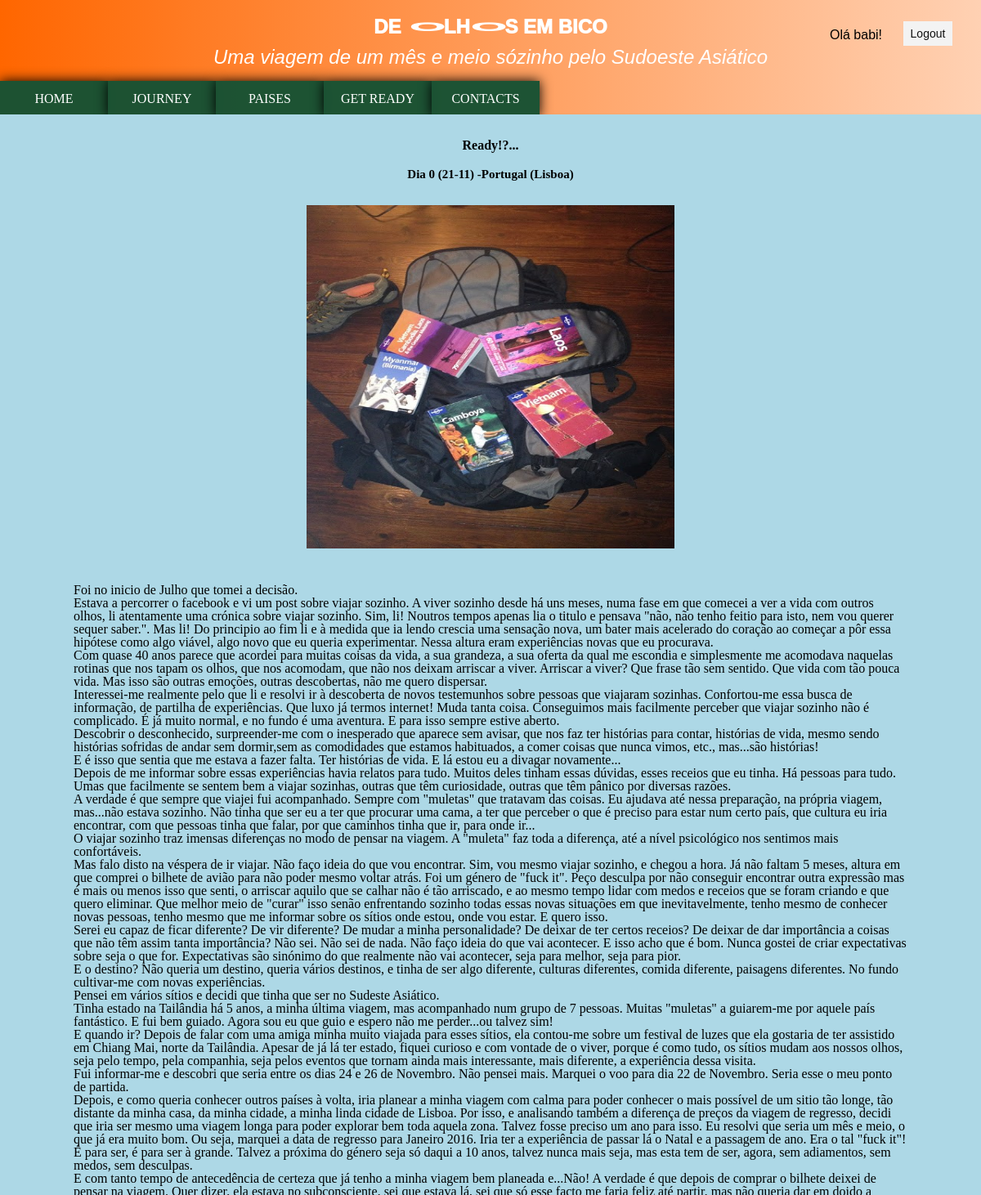
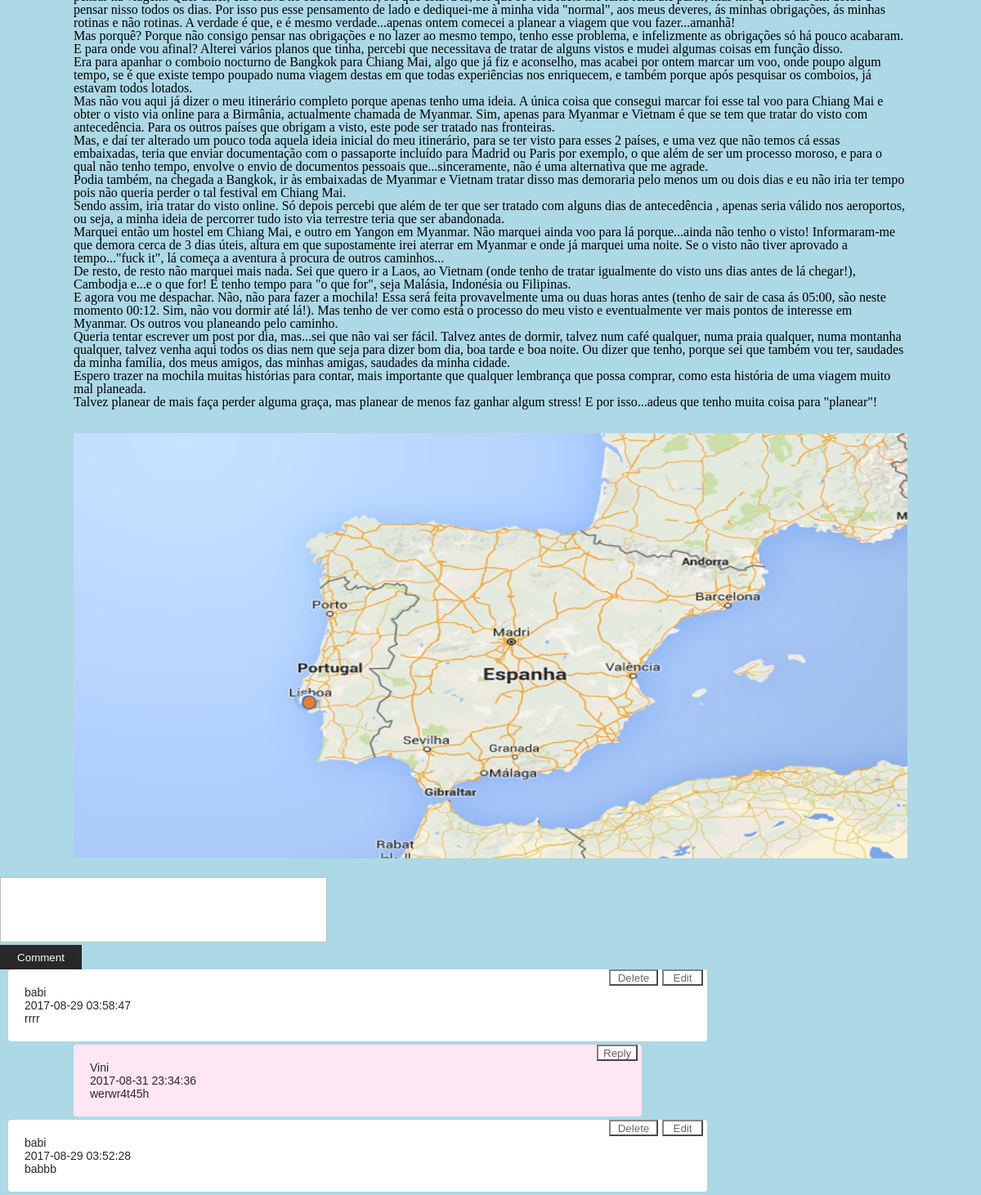
Page /paginasweb/artigos.php?dia=0 (signed in) on the committed database (2 pictures, top to bottom).
### tables this page shows
CREATE TABLE `artigos` (
  `idblog` int(11) NOT NULL,
  `dia` int(20) NOT NULL,
  `title` varchar(100) NOT NULL,
  `location` varchar(100) NOT NULL,
  `content` text NOT NULL,
  `imgmapa` varchar(100) NOT NULL,
  `imgartigo` varchar(100) NOT NULL,
  `maplocation` varchar(100) DEFAULT NULL,
  `mapcountry` varchar(100) NOT NULL
);

CREATE TABLE `comments` (
  `idcomments` int(11) NOT NULL,
  `iduser` int(11) NOT NULL,
  `idblog` int(11) NOT NULL,
  `date` datetime NOT NULL,
  `message` text NOT NULL,
  `idreply` int(11) NOT NULL
);

CREATE TABLE `user` (
  `iduser` int(6) NOT NULL,
  `firstname` varchar(30) NOT NULL,
  `lastname` varchar(30) NOT NULL,
  `nickname` varchar(20) NOT NULL,
  `email` varchar(250) NOT NULL,
  `pwd` varchar(10) NOT NULL,
  `paissonho` varchar(120) NOT NULL,
  `paisviajou` varchar(10) NOT NULL,
  `paisdesejado` varchar(10) NOT NULL,
  `comida` int(1) NOT NULL,
  `pessoas` int(1) NOT NULL,
  `monumentos` int(11) NOT NULL,
  `paisagem` int(11) NOT NULL,
  `divertimento` int(11) NOT NULL,
  `aventura` int(11) NOT NULL,
  `descanso` int(11) NOT NULL,
  `h` varchar(50) DEFAULT NULL
);

### includes/comments.php (the view, shortened to what this page needs)
<!DOCTYPE html>
<html lang="en">
<head>
</head>
<body>
<?php
function getComments($connection) {
             if (isset($_GET["dia"])) {
             $idblog = $_GET["dia"];
	$sql = "SELECT * FROM comments WHERE idblog='$idblog' ORDER  by idreply DESC, date ASC" ;
	$result =mysqli_query($connection, $sql);
	while($row = mysqli_fetch_assoc($result)) {
		$iduser=$row['iduser'];
		$sqlUser = "SELECT * FROM user WHERE iduser='$iduser'";
	               $resultUser =mysqli_query($connection, $sqlUser);
	               if ($rowUser = mysqli_fetch_assoc($resultUser)) {
	               	 if($row['idcomments']==$row['idreply']) echo"<div class='comment-box'><p>";
	               	 else echo "<div class='reply-box'><p>";
	               	echo $rowUser['nickname']."<br>";
			echo $row['date']."<br>";
			echo nl2br($row['message']);
		              echo  "</p>";
		               if (isset($_SESSION['iduser'])) {
		               	if($_SESSION['nickname'] ==  $rowUser['nickname'] ) {
		               	    echo "
		                              <form class='delete' method='post' action='".deleteComments($connection)."'>
				          <input type='hidden' name='idcomments' value='".$row['idcomments']."'>
				          <input type='hidden' name='idblog' value='".$row['idblog']."'>
				          <input type='hidden' name='idreply' value='".$row['idreply']."'>
				          <button type='submit' name='commentDelete'> Delete</button>
			             </form>
			             <form class='edit' method='post' action='../includes/editcomments.php'>
				             <input type='hidden' name='idcomments' value='".$row['idcomments']."'>
				             <input type='hidden' name='idblog' value='".$row['idblog']."'>
				             <input type='hidden' name='iduser' value='".$row['iduser']."'>
				             <input type='hidden' name='date' value='".date('Y-m-d H:i:s')."'>
				             <input type='hidden' name='message' value='".$row['message']."'>
				             <button> Edit</button>
			             </form>";
		               	}
		               	else {
		               		    echo
		                              "<form class='edit' method='post' action='../includes/replycomments.php'>
				             <input type='hidden' name='idcomments' value='".$row['idcomments']."'>
				             <input type='hidden' name='idreply' value='".$row['idreply']."'>
				             <input type='hidden' name='iduser' value='".$_SESSION['iduser']."'>
				             <input type='hidden' name='idblog' value='".$row['idblog']."'>
				             <input type='hidden' name='date' value='".date('Y-m-d H:i:s')."'>
				             <button>Reply</button>
			             </form>";
		               	}
		               }
		          else {
		          	echo "<p class='messageLogin'>Precisa de se registar para responder</p>";
		          }
		                          echo "</div>";
	               }
	}
}
};
?>
</body>
</html>

### paginasweb/artigos.php (shortened to what this page needs)
<?php
require('../includes/config.php');
  if (isset($_GET["dia"])) {
$sql = "SELECT * FROM artigos WHERE dia='".$_GET['dia']."'";
 $result = mysqli_query($connection, $sql);
 $row = mysqli_fetch_assoc($result);
}
 include '../includes/comments.php';
include_once '../includes/header.php';
?>
<!DOCTYPE html>
<html lang="en">
<head>
           <link href="../css/styles.css" type="text/css" rel="stylesheet">
</head>
<body>
<div class="activeArticle">
	<h1><?php echo $row['title']; ?></h1>
	<h3><?php echo $row['location']; ?></h3>
	<div class="imgArtigo">
	   <img  src="<?php echo $row['imgartigo']; ?>"/>
	</div>
	<div class="text"><?php echo nl2br($row['content']); ?></div>
	<div class="imgArtigoMapa">
	   <img  src="<?php echo $row['imgmapa']; ?>"/>
	</div>
</div>
<?php
    if (isset($_SESSION['iduser'])) {
    	if (isset($_GET["dia"])) {
    		$idblog=$_GET["dia"];
 echo"
<form method='POST' action='".setComments($connection)."'>
	<input type='hidden' name='iduser' value='".$_SESSION['iduser']."'>
	<input type='hidden' name='idblog' value='".$idblog."'>
	<input type='hidden' name='date' value='".date('Y-m-d H:i:s')."'>
	<textarea name='message'></textarea><br>
	<button class='comment' type='submit' name='commentSubmit'>Comment</button>
</form>";
}
} else{
	echo "Precisa de se registar para comentar!";
}
getComments($connection);
?>
</body>
</html>

### css/styles.css (style rules this page uses)
html, body, div, span, object, iframe, h1, h2, h3, h4, h5, h6, p, blockquote, pre, abbr, address, cite, code, del, dfn, em, img, ins, kbd, q, samp, small, strong, sub, sup, var, b, i, dl, dt, dd, ol, ul, li, fieldset, form, label, legend, table, caption, tbody, tfoot, thead, tr, th, td, article, aside, canvas, details, figcaption, figure, footer, header, hgroup, menu, nav, section, summary, time, mark, audio, video { margin:0; padding:0; border:0; outline:0; font-size:100%; vertical-align:baseline; background:transparent; }
body { line-height:1; }
.activeArticle { display: block; margin: 20px 90px; }
.activeArticle h1, .activeArticle h3 { text-align: center; color: black; padding: 10px; }
.activeArticle h3 { font-size: 15px; }
.activeArticle .imgArtigo { text-align: center; }
.imgArtigo img { padding: 20px 20px 40px 20px; height: 420px; width: 450px; }
.imgArtigoMapa img { height: 520px; width: 100%; padding-top: 30px; }
textarea { width: 400px; height: 80px; background-color: #fff; resize: none; }
button.comment { width: 100px; height: 30px; background-color: #282828; border: none; color: #fff; font-family: arial; font-weight: 400; cursor: pointer; }
.comment-box { width: 815px; padding: 20px; margin-bottom: 4px; background-color: #fff; border-radius: 4px; position: relative; left: 10px; }
.reply-box { width: 655px; padding: 20px; margin-bottom: 4px; background-color: #ffe6f2; border-radius: 4px; position: relative; left: 90px; }
.comment-box p { font-family: arial; font-size: 14px; line-height: 16px; color: #282828; font-weight: 150; }
.reply-box p { font-family: arial; font-size: 14px; line-height: 16px; color: #282828; font-weight: 100; }
.edit { position: absolute; top: 0px; right: 5px; }
.edit button { width: 50px; height: 20px; color: #282828; background-color: #fff; opacity: 0.7; }
.delete { position: absolute; top: 0px; right: 60px; }
.delete button { width: 60px; height: 20px; color: #282828; background-color: #fff; opacity: 0.7; }
.form input[type=text], .form input[type=email], textarea, select { box-sizing: border-box; border:1px solid #BEBEBE; padding: 7px; margin:0px; outline: none; }

### paginasweb/artigos.php (style rules this page uses)
body { background-color: lightblue; }

### rows in the picture
artigos: title "Ready!?...", location "Dia 0 (21-11) -Portugal (Lisboa)", content "Foi no inicio de Julho que tomei a decisão. Estava a percorrer o facebook e vi um post sobre viajar sozinho. A viver sozinho desde há uns meses, numa fase em que comecei a ver a vida com outros olhos, li atentamente uma crónica sobre viajar sozinho. Sim, li! Noutros tempos apenas lia o titulo e pensava \"não, não tenho feitio para isto, nem vou querer sequer saber.\". Mas li! Do principio ao fim li e à medida que ia lendo crescia uma sensação nova, um bater mais acelerado do coração ao começar a pôr essa hipótese como algo viável, algo novo que eu queria experimentar. Nessa altura eram experiências novas que eu procurava. Com quase 40 anos parece que acordei para muitas coisas da vida, a sua…", imgmapa (picture)
comments: iduser.nickname "babi", date "2017-08-29 03:58:47", message "rrrr"
comments: iduser.nickname "Vini", date "2017-08-31 23:34:36", message "werwr4t45h"
comments: iduser.nickname "babi", date "2017-08-29 03:52:28", message "babbb"

### other values in the picture
$_SESSION['nickname'] "babi"
